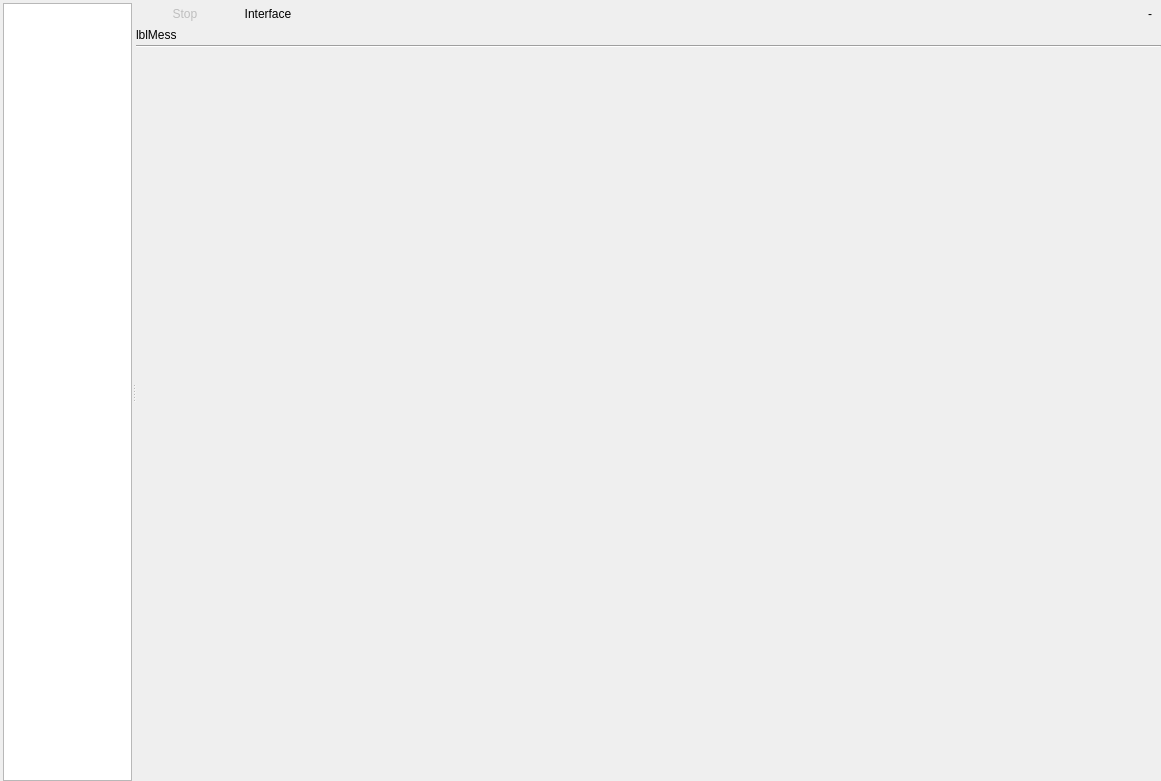
<?xml version="1.0" encoding="UTF-8"?>
<ui version="4.0">
 <class>StartExchange</class>
 <widget class="QWidget" name="StartExchange">
  <property name="geometry">
   <rect>
    <x>0</x>
    <y>0</y>
    <width>1161</width>
    <height>781</height>
   </rect>
  </property>
  <property name="sizePolicy">
   <sizepolicy hsizetype="Expanding" vsizetype="Expanding">
    <horstretch>0</horstretch>
    <verstretch>0</verstretch>
   </sizepolicy>
  </property>
  <property name="windowTitle">
   <string>Form</string>
  </property>
  <layout class="QVBoxLayout" name="verticalLayout_2">
   <property name="spacing">
    <number>9</number>
   </property>
   <property name="leftMargin">
    <number>3</number>
   </property>
   <property name="topMargin">
    <number>3</number>
   </property>
   <property name="rightMargin">
    <number>0</number>
   </property>
   <property name="bottomMargin">
    <number>0</number>
   </property>
   <item>
    <widget class="QSplitter" name="splitter">
     <property name="orientation">
      <enum>Qt::Horizontal</enum>
     </property>
     <property name="opaqueResize">
      <bool>false</bool>
     </property>
     <property name="childrenCollapsible">
      <bool>false</bool>
     </property>
     <widget class="QTreeView" name="trDevOperation">
      <property name="sizePolicy">
       <sizepolicy hsizetype="Fixed" vsizetype="Expanding">
        <horstretch>1</horstretch>
        <verstretch>0</verstretch>
       </sizepolicy>
      </property>
      <property name="sizeAdjustPolicy">
       <enum>QAbstractScrollArea::AdjustToContents</enum>
      </property>
      <property name="editTriggers">
       <set>QAbstractItemView::NoEditTriggers</set>
      </property>
      <property name="alternatingRowColors">
       <bool>true</bool>
      </property>
      <property name="rootIsDecorated">
       <bool>false</bool>
      </property>
      <property name="uniformRowHeights">
       <bool>false</bool>
      </property>
      <property name="animated">
       <bool>true</bool>
      </property>
      <property name="headerHidden">
       <bool>true</bool>
      </property>
      <property name="expandsOnDoubleClick">
       <bool>false</bool>
      </property>
     </widget>
     <widget class="QWidget" name="widget_2" native="true">
      <property name="sizePolicy">
       <sizepolicy hsizetype="Expanding" vsizetype="Expanding">
        <horstretch>4</horstretch>
        <verstretch>0</verstretch>
       </sizepolicy>
      </property>
      <layout class="QVBoxLayout" name="verticalLayout">
       <property name="spacing">
        <number>3</number>
       </property>
       <property name="leftMargin">
        <number>0</number>
       </property>
       <property name="topMargin">
        <number>0</number>
       </property>
       <property name="rightMargin">
        <number>0</number>
       </property>
       <property name="bottomMargin">
        <number>0</number>
       </property>
       <item>
        <widget class="QScrollArea" name="scrollArea">
         <property name="sizePolicy">
          <sizepolicy hsizetype="Expanding" vsizetype="Preferred">
           <horstretch>0</horstretch>
           <verstretch>0</verstretch>
          </sizepolicy>
         </property>
         <property name="frameShape">
          <enum>QFrame::NoFrame</enum>
         </property>
         <property name="frameShadow">
          <enum>QFrame::Plain</enum>
         </property>
         <property name="verticalScrollBarPolicy">
          <enum>Qt::ScrollBarAlwaysOff</enum>
         </property>
         <property name="sizeAdjustPolicy">
          <enum>QAbstractScrollArea::AdjustToContents</enum>
         </property>
         <property name="widgetResizable">
          <bool>true</bool>
         </property>
         <widget class="QWidget" name="scrollAreaWidgetContents">
          <property name="geometry">
           <rect>
            <x>0</x>
            <y>0</y>
            <width>818</width>
            <height>49</height>
           </rect>
          </property>
          <property name="sizePolicy">
           <sizepolicy hsizetype="Expanding" vsizetype="Fixed">
            <horstretch>0</horstretch>
            <verstretch>0</verstretch>
           </sizepolicy>
          </property>
          <layout class="QVBoxLayout" name="verticalLayout_4">
           <property name="spacing">
            <number>3</number>
           </property>
           <property name="leftMargin">
            <number>0</number>
           </property>
           <property name="topMargin">
            <number>0</number>
           </property>
           <property name="rightMargin">
            <number>0</number>
           </property>
           <property name="bottomMargin">
            <number>0</number>
           </property>
           <item>
            <layout class="QHBoxLayout" name="horizontalLayout_2">
             <property name="leftMargin">
              <number>9</number>
             </property>
             <property name="rightMargin">
              <number>9</number>
             </property>
             <item>
              <widget class="QPushButton" name="pbStop">
               <property name="enabled">
                <bool>false</bool>
               </property>
               <property name="text">
                <string>Stop</string>
               </property>
               <property name="icon">
                <iconset resource="../res.qrc">
                 <normaloff>:/katynko/svg/edit-delete.svg</normaloff>:/katynko/svg/edit-delete.svg</iconset>
               </property>
               <property name="flat">
                <bool>true</bool>
               </property>
              </widget>
             </item>
             <item>
              <widget class="QPushButton" name="tbIfaceSett">
               <property name="text">
                <string>Interface</string>
               </property>
               <property name="icon">
                <iconset resource="../res.qrc">
                 <normaloff>:/katynko/svg/network-disconnect.svg</normaloff>:/katynko/svg/network-disconnect.svg</iconset>
               </property>
               <property name="flat">
                <bool>true</bool>
               </property>
              </widget>
             </item>
             <item>
              <widget class="QLabel" name="lblLastIface">
               <property name="sizePolicy">
                <sizepolicy hsizetype="Expanding" vsizetype="Preferred">
                 <horstretch>0</horstretch>
                 <verstretch>0</verstretch>
                </sizepolicy>
               </property>
               <property name="text">
                <string/>
               </property>
               <property name="textInteractionFlags">
                <set>Qt::LinksAccessibleByKeyboard|Qt::LinksAccessibleByMouse</set>
               </property>
              </widget>
             </item>
             <item>
              <widget class="QLabel" name="lblOperationInProgress">
               <property name="text">
                <string>-</string>
               </property>
              </widget>
             </item>
            </layout>
           </item>
           <item>
            <widget class="QLabel" name="lblPageMess">
             <property name="text">
              <string>lblMess</string>
             </property>
             <property name="wordWrap">
              <bool>false</bool>
             </property>
             <property name="textInteractionFlags">
              <set>Qt::LinksAccessibleByMouse|Qt::TextSelectableByKeyboard|Qt::TextSelectableByMouse</set>
             </property>
            </widget>
           </item>
           <item>
            <widget class="Line" name="line">
             <property name="orientation">
              <enum>Qt::Horizontal</enum>
             </property>
            </widget>
           </item>
          </layout>
         </widget>
        </widget>
       </item>
       <item>
        <widget class="QStackedWidget" name="swDeviceOperations">
         <property name="sizePolicy">
          <sizepolicy hsizetype="Expanding" vsizetype="Expanding">
           <horstretch>0</horstretch>
           <verstretch>7</verstretch>
          </sizepolicy>
         </property>
         <property name="currentIndex">
          <number>-1</number>
         </property>
        </widget>
       </item>
      </layout>
     </widget>
    </widget>
   </item>
  </layout>
 </widget>
 <resources>
  <include location="../res.qrc"/>
 </resources>
 <connections/>
</ui>
